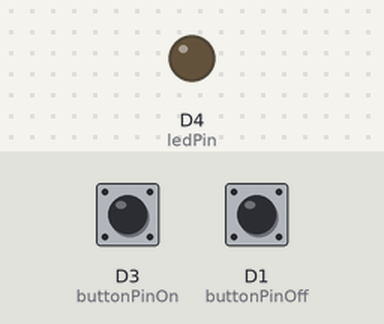
Bench run of a sketch on a simulated ESP8266 (NodeMCU). Parts: output pins drawn as LEDs (lit = HIGH). The test bench sets the inputs (shaded band); at power-on: D3 (buttonPinOn) HIGH, D1 (buttonPinOff) HIGH.

Above: at 1.2 s.
1.3 s: D3 (buttonPinOn) pulled LOW for 0.15 s
At 1.6 s:
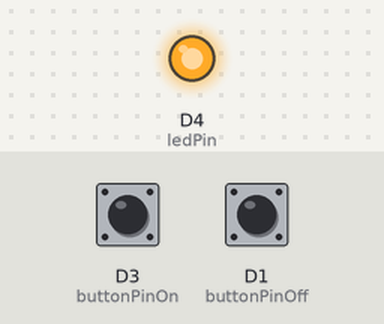
2.9 s: D1 (buttonPinOff) pulled LOW for 0.15 s
At 4.1 s:
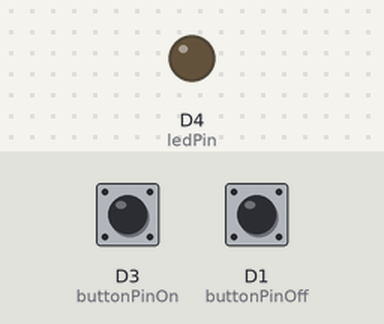
4.5 s: D3 (buttonPinOn) pulled LOW for 1 s
At 5.3 s:
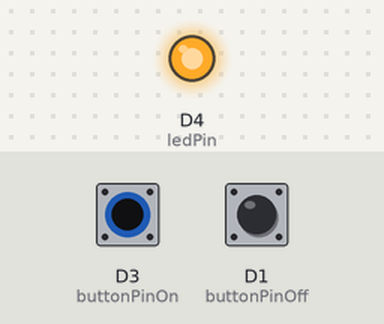
Timing chart, 0 to 7.5 s (numbered marks = the images above; inputs shaded):
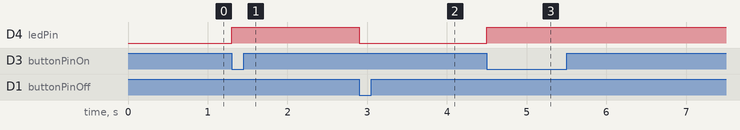

Measured:
- after the input at 1.3 s, D4 (ledPin): LOW → HIGH at once
- after the input at 2.9 s, D4 (ledPin): HIGH → LOW at once
- after the input at 4.5 s, D4 (ledPin): LOW → HIGH at once

The sketch:

Exercicio01.ino
```cpp
/*
  Exercicio 01
  IOT na prática com o ESP8266
*/


// Definições dos pinos de Entrada e Saída
const int buttonPinOff = D1;     // D1 = GPI05 (General Purpose Input/Output) PushBotton Protoboard
const int buttonPinOn = D3;     // D3 = GPI00 (General Purpose Input/Output) PushBotton Flash
const int ledPin =  D4;      // D4 = GPIO2 LEDBuiltin (Cuidado GPIO 16 nao tem esta funcao)

// Definição das variáveis
int buttonStateOff = 0;         // Inicializa a variárel do estado do PushBotton Protoboard como 0
int buttonStateOn = 0;         // Inicializa a variárel do estado do PushBotton Flash como 0

void setup() {

  pinMode(ledPin, OUTPUT); // Incializa o ledPin  como saída
  pinMode(buttonPinOff, INPUT_PULLUP); // Incializa o buttonPinOff  como entrada (Precisa Resistor de PULLUP)
  pinMode(buttonPinOn, INPUT_PULLUP); // Incializa o buttonPinOn  como entrada (Precisa Resistor de PULLUP)

  // Apaga o led ao iniciar MCU
   digitalWrite(ledPin, LOW);
}

void loop() {
  // Leitura do estado dos valores dos pushbuttons
  buttonStateOff = digitalRead(buttonPinOff);
  buttonStateOn = digitalRead(buttonPinOn);


  // Verifica se o pushbutton está pressionado, se for HIGH:
  if (buttonStateOn == LOW) {
    // Liga o Led (Depende da ligação):
    digitalWrite(ledPin, HIGH);
  }
  if (buttonStateOff == LOW)
    // Apaga o led
      digitalWrite(ledPin, LOW);

  }
```
